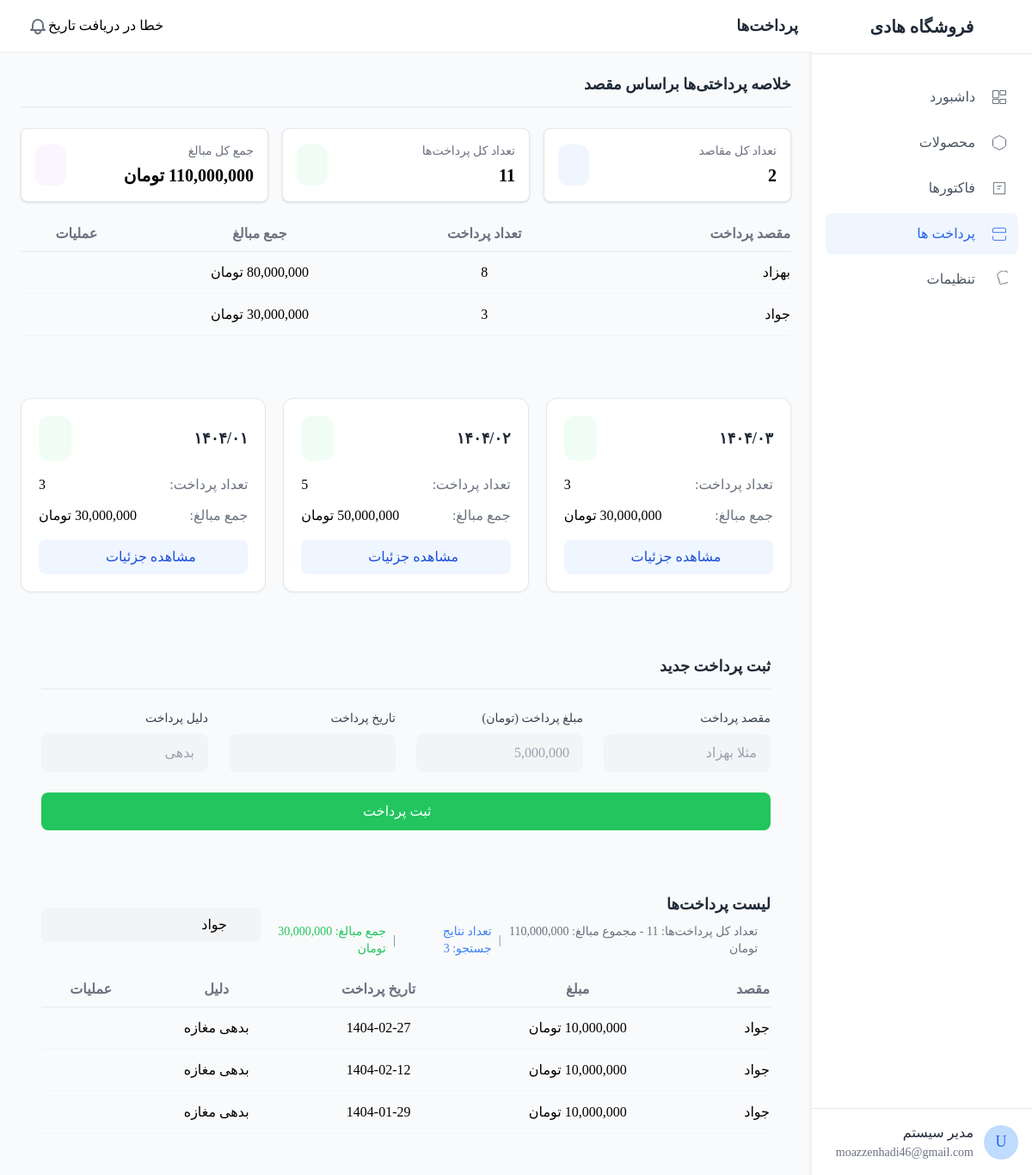
The app's page /pay.php?search=جواد with its own data.
### tables this page shows
CREATE TABLE IF NOT EXISTS `payments` (
  `id` int NOT NULL AUTO_INCREMENT,
  `destination` varchar(100) NOT NULL,
  `amount` decimal(15,2) NOT NULL,
  `payment_date` date NOT NULL,
  `reason` varchar(255) DEFAULT NULL,
  `created_at` timestamp NULL DEFAULT CURRENT_TIMESTAMP,
  `updated_at` timestamp NULL DEFAULT CURRENT_TIMESTAMP ON UPDATE CURRENT_TIMESTAMP,
  PRIMARY KEY (`id`)
);

### pay.php (the view, shortened to what the rows shown need)
<!DOCTYPE html>
<html lang="en" dir="rtl">
<head>
    <script src="tailwind.js"></script>
    <link href="css-library.css" rel="stylesheet">
</head>
<body class="bg-gray-50">
    <div class="flex h-screen overflow-hidden">
        <div class="flex-1 overflow-auto">
            <?php include("header.php");?>
<div class="glass-card p-6 rounded-xl mb-6">
    <div class="overflow-x-auto">
        <table class="w-full">
            <thead>
                <tr class="text-gray-500 border-b border-gray-200">
                    <th class="pb-2 text-right">مقصد پرداخت</th>
                    <th class="pb-2 text-center">تعداد پرداخت</th>
                    <th class="pb-2 text-center">جمع مبالغ</th>
                    <th class="pb-2 text-center">عملیات</th>
                </tr>
            </thead>
        </table>
    </div>
</div>
            <main class="p-6">
                <div class="glass-card p-6 rounded-xl">
                    <div class="overflow-x-auto">
                        <table class="w-full product-table">
                            <thead>
                                <tr class="text-gray-500 border-b border-gray-200">
                                    <th class="pb-2 text-right">مقصد</th>
                                    <th class="pb-2 text-center">مبلغ</th>
                                    <th class="pb-2 text-center">تاریخ پرداخت</th>
                                    <th class="pb-2 text-center">دلیل</th>
                                    <th class="pb-2 text-center">عملیات</th>
                                </tr>
                            </thead>
                            <tbody>
                                <?php
                                $conn = new mysqli("localhost", "root", "", "salam");
                                if (isset($_GET['search'])) {
                                    $searchTerm = $_GET['search'];
                                    if (preg_match('/^[0-9]{4}\/[0-9]{2}$/', $searchTerm)) {
                                        $persianDate = str_replace('/', '-', $searchTerm);
                                        $sql = "SELECT * FROM payments
                                                WHERE destination LIKE '%$searchTerm%'
                                                OR payment_date LIKE '$persianDate%'
                                                ORDER BY id DESC";
                                    } else {
                                        $sql = "SELECT * FROM payments
                                                WHERE destination LIKE '%$searchTerm%'
                                                OR payment_date LIKE '%$searchTerm%'
                                                ORDER BY id DESC";
                                    }
                                } else {
                                    $sql = "SELECT * FROM payments ORDER BY id DESC";
                                }
                                $result = $conn->query($sql);
                                if ($result->num_rows > 0) {
                                    while ($row = $result->fetch_assoc()) {
                                        echo '<tr class="border-b border-gray-100 hover:bg-gray-50">';
                                        echo '<td class="py-3 text-right">' . htmlspecialchars($row['destination']) . '</td>';
                                        echo '<td class="py-3 text-center">' . number_format($row['amount']) . ' تومان</td>';
                                        echo '<td class="py-3 text-center">' . htmlspecialchars($row['payment_date']) . '</td>';
                                        echo '<td class="py-3 text-center">' . htmlspecialchars($row['reason']) . '</td>';
                                        echo '<td class="py-3 text-center">';
                                        echo '<a href="delete_payment.php?id=' . $row['id'] . '" class="text-red-500 hover:text-red-700 transition duration-200" title="حذف">';
                                        echo '<i class="fas fa-trash-alt"></i>';
                                        echo '</a>';
                                        echo '</td>';
                                        echo '</tr>';
                                    }
                                } else {
                                    echo '<tr><td colspan="5" class="py-4 text-center text-gray-500">پرداختی یافت نشد</td></tr>';
                                }
                                ?>
                            </tbody>
                        </table>
                    </div>
                </div>
            </main>
        </div>
    </div>
</body>
</html>

### records on screen
payments: destination "جواد", amount "10,000,000", payment_date "1404-02-27", reason "بدهی مغازه"
payments: destination "جواد", amount "10,000,000", payment_date "1404-02-12", reason "بدهی مغازه"
payments: destination "جواد", amount "10,000,000", payment_date "1404-01-29", reason "بدهی مغازه"

### other values on screen
$item['text'] "داشبورد"
$item['text'] "محصولات"
$item['text'] "فاکتورها"
$item['text'] "پرداخت ها"
$item['text'] "تنظیمات"
$pageTitle "پرداخت‌ها"
count($destinations) "2"
$overall['total_count'] "11"
$overall['overall_amount'] "110,000,000"
$destination['destination'] "بهزاد"
$destination['payment_count'] "8"
$destination['total_amount'] "80,000,000"
$destination['destination'] "جواد"
$destination['payment_count'] "3"
$destination['total_amount'] "30,000,000"
